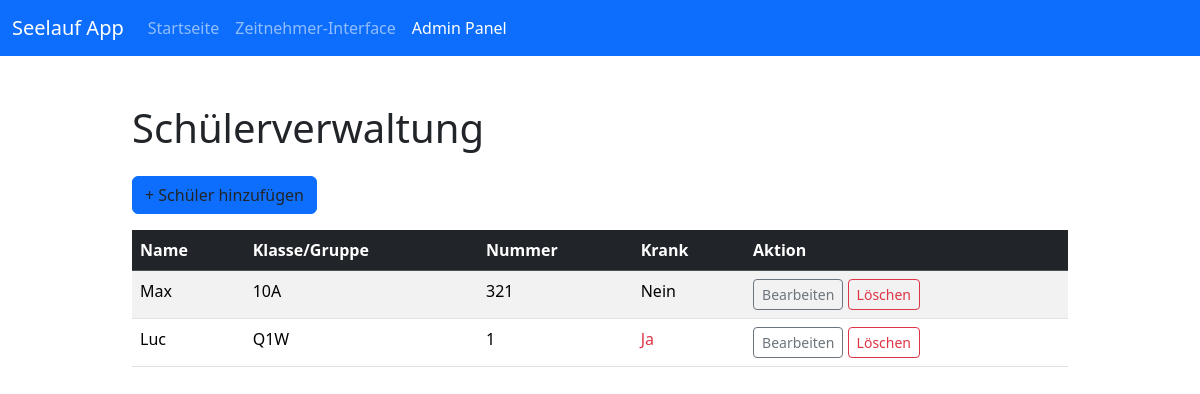
The page /admin/students (signed in) on the database its author committed.
### tables this page shows
CREATE TABLE students (
                id INTEGER PRIMARY KEY AUTOINCREMENT,
                name TEXT NOT NULL,
                class_group TEXT,
                nummer TEXT UNIQUE NOT NULL,
                ill INTEGER DEFAULT 0
            );

### routen/admin.py (the view)
@admin_bp.route('/students')
@login_required
def list_students():
    students = db.get_students(include_ill=True)
    return render_template('admin_students.html', students=students)

### db.py (called while the page is built)
def get_database_path():
    return Path(os.getenv('DATABASE_PATH', DB_PATH)).resolve()

@contextmanager
def get_db_connection():
    db_path = get_database_path()
    db_path.parent.mkdir(parents=True, exist_ok=True)
    conn = sqlite3.connect(str(db_path), timeout=5.0)
    conn.row_factory = sqlite3.Row
    conn.execute('PRAGMA foreign_keys = ON')
    conn.execute('PRAGMA journal_mode = WAL')
    try:
        yield conn
    except sqlite3.Error:
        conn.rollback()
        raise
    finally:
        conn.close()

def get_students(include_ill=False):
    with get_db_connection() as conn:
        cursor = conn.cursor()
        query = "SELECT * FROM students"
        if not include_ill:
            query += " WHERE ill = 0"
        query += " ORDER BY class_group, name"
        cursor.execute(query)
        return [dict(row) for row in cursor.fetchall()]

### routen/admin.py (called while the page is built)
def login_required(f):
    @wraps(f)
    def decorated_function(*args, **kwargs):
        if not session.get('admin_logged_in'):
            flash('Bitte melden Sie sich zuerst an.', 'warning')
            return redirect(url_for('admin.login'))
        return f(*args, **kwargs)
    return decorated_function

### templates/admin_students.html (shortened to what this page needs)
{% extends "base.html" %}
{% block content %}
<div class="container py-4">
    <h1 class="mb-4">Schülerverwaltung</h1>
    <a href="{{ url_for('admin.add_student') }}" class="btn btn-admin mb-3">+ Schüler hinzufügen</a>
    <div class="table-responsive">
        <table class="table table-striped table-hover">
            <thead class="table-dark">
                <tr>
                    <th>Name</th>
                    <th>Klasse/Gruppe</th>
                    <th>Nummer</th>
                    <th>Krank</th>
                    <th>Aktion</th>
                </tr>
            </thead>
            <tbody>
                {% for student in students %}
                <tr>
                    <td>{{ student.name }}</td>
                    <td>{{ student.class_group }}</td>
                    <td>{{ student.nummer }}</td>
                    <td>
                        {% if student.ill %}
                        <span class="text-danger">Ja</span>
                        {% else %}
                        Nein
                        {% endif %}
                    </td>
                    <td>
                        <a href="{{ url_for('admin.edit_student', student_id=student.id) }}" class="btn btn-sm btn-outline-secondary">Bearbeiten</a>
                        <form action="{{ url_for('admin.delete_student', student_id=student.id) }}" method="POST" class="d-inline" onsubmit="return confirm('Wirklich löschen?');">
                            <button type="submit" class="btn btn-sm btn-outline-danger">Löschen</button>
                        </form>
                    </td>
                </tr>
                {% endfor %}
            </tbody>
        </table>
    </div>
</div>
{% endblock %}

### static/css/custom.css (style rules this page uses)
body { padding-top: 0; }
.container { max-width: 960px; }
.btn-admin { background-color: #0d6efd; border-color: #0d6efd; }

### rows shown on the page
students: name "Max", class_group "10A", nummer "321", ill "Nein"
students: name "Luc", class_group "Q1W", nummer "1", ill "Ja"
